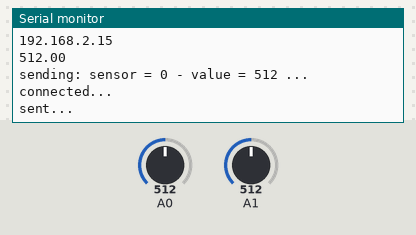
The sketch below on a simulated Arduino Leonardo, built with avr-gcc and run on an emulated ATmega32U4. On the bench: the last lines printed to the serial monitor. The test bench sets the inputs (shaded band); at power-on: A0 = 512, A1 = 512. WiFi joins after 1.5 s; servers stay silent unless stated; uploads are accepted with an empty reply.

Above: at 1.2 s.
1.3 s: A0 set to 716
At 3.0 s:
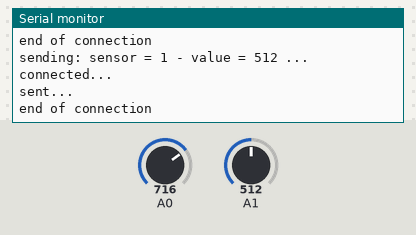
3.3 s: A1 set to 716
At 3.46 s:
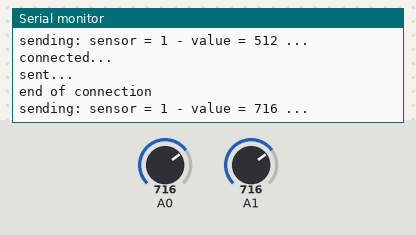
4.8 s: A0 set to 900
At 4.96 s:
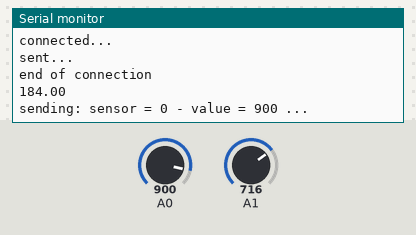
6.3 s: A1 set to 900
At 6.46 s:
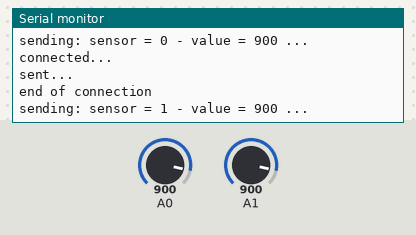
Timing chart, 0 to 8.8 s (numbered marks = the images above; inputs shaded):
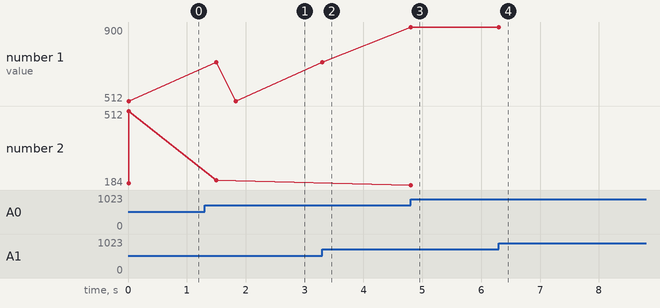

The sketch:

arduino.ino
```cpp
#include <SPI.h>
#include <Ethernet.h>

// Enter a MAC address and IP address for your controller below.
// The IP address will be dependent on your local network:
byte mac[] = { 0xDE, 0xAD, 0xBE, 0xEF, 0xFE, 0xED };

// Arduino IP
IPAddress ip(192, 168, 2, 15);

// Google DNS
IPAddress myDns(8, 8, 8, 8);

char serverName[] = "smart-trash.app.hackinpoa.tsuru.io";

EthernetClient sendClient;

// Variaveis que controlam o ultimo envio da porta
int sensor0 = 0;
int sensor1 = 0;
float diff = 5;

// Indica que pode ser enviado uma nova requisicao
boolean readyToSend = false;

void setup() {
  // Open serial communications and wait for port to open:
  Serial.begin(9600);
  while (!Serial) {
    ; // wait for serial port to connect. Needed for Leonardo only
  }

  // start the Ethernet connection and the server:
  Ethernet.begin(mac, ip, myDns);
  Serial.println(Ethernet.localIP());
  readyToSend = true;
}

void loop() {

  readResponse();

  float s0 = analogRead(0);
  float v0 = abs(sensor0 - s0);

  if(v0 > diff && readyToSend == true) {
    Serial.println(String(v0));
    readyToSend = false;
    sensor0 = s0;
    httpRequest(0, sensor0);
  }

  float s1 = analogRead(1);
  float v1 = abs(sensor1 - s1);

  if(v1 > diff && readyToSend == true) {
    readyToSend = false;
    sensor1 = s1;
    httpRequest(1, sensor1);
  }

}

void readResponse() {
  //Read http response
  if (sendClient.available()) {
    char c = sendClient.read();
    //Serial.write(c);
  }

  if (readyToSend == false && sendClient.connected() == false) {
    Serial.println("end of connection");
    readyToSend = true;
  }
}

// this method makes a HTTP connection to the server:
void httpRequest(int sensor, int value) {

  Serial.println("sending: sensor = " + String(sensor) + " - value = " + String(value) + " ...");

  // close any connection before send a new request.
  // This will free the socket on the WiFi shield
  sendClient.stop();

  String path = "/coleta/" + String(sensor) + "/" + String(value);

  // if there's a successful connection:
  int connected = sendClient.connect(serverName, 80);

  if (connected) {
    Serial.println("connected...");
    // send the HTTP PUT request:
    sendClient.println("GET " + path + " HTTP/1.1");
    sendClient.println("Host: smart-trash.app.hackinpoa.tsuru.io");
    sendClient.println("User-Agent: arduino-ethernet");
    sendClient.println("Connection: close");
    sendClient.println();

    Serial.println("sent...");

  }
  else {
    // if you couldn't make a connection:
    Serial.println("connection failed : error = " + String(connected));
    readyToSend = true;
  }
}
```

Measured:
- after the input at 1.3 s, the serial monitor: prints a new line after 0.20 s (image 1)
- after the input at 3.3 s, the serial monitor: prints a new line at once (image 2)
- after the input at 4.8 s, the serial monitor: prints a new line at once (image 3)
- after the input at 6.3 s, the serial monitor: prints a new line at once (image 4)
- plotted number 1: 716 → 900 after the input at 4.8 s
- plotted number 2: 512 → 204 after the input at 1.3 s, 204 → 184 after the input at 4.8 s
